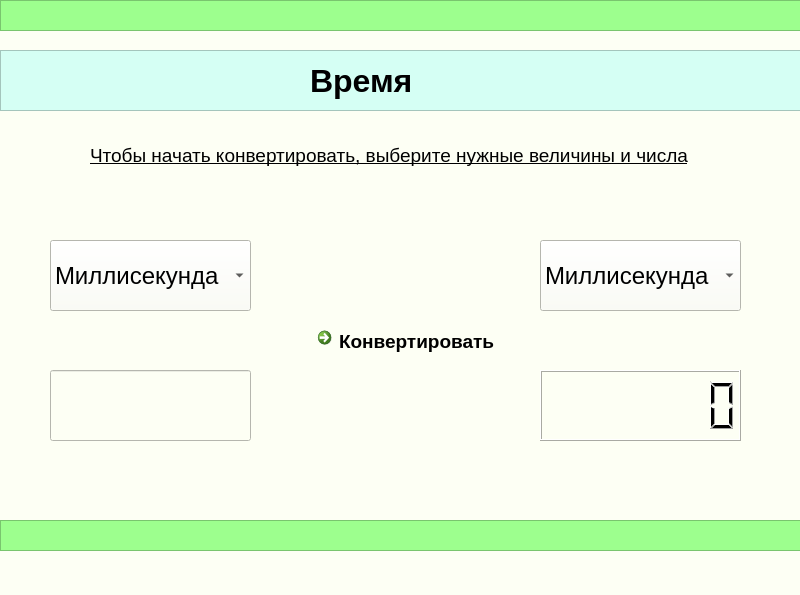
<?xml version="1.0" encoding="UTF-8"?>
<ui version="4.0">
 <class>MainWindow</class>
 <widget class="QMainWindow" name="MainWindow">
  <property name="geometry">
   <rect>
    <x>0</x>
    <y>0</y>
    <width>800</width>
    <height>595</height>
   </rect>
  </property>
  <property name="font">
   <font>
    <pointsize>14</pointsize>
   </font>
  </property>
  <property name="windowTitle">
   <string>MainWindow</string>
  </property>
  <property name="styleSheet">
   <string notr="true">background-color: rgb(253, 255, 244);</string>
  </property>
  <widget class="QWidget" name="centralwidget">
   <widget class="QFrame" name="frame">
    <property name="geometry">
     <rect>
      <x>0</x>
      <y>0</y>
      <width>801</width>
      <height>31</height>
     </rect>
    </property>
    <property name="styleSheet">
     <string notr="true">background:rgb(157, 255, 142)</string>
    </property>
    <property name="frameShape">
     <enum>QFrame::StyledPanel</enum>
    </property>
    <property name="frameShadow">
     <enum>QFrame::Raised</enum>
    </property>
   </widget>
   <widget class="QFrame" name="frame_2">
    <property name="geometry">
     <rect>
      <x>0</x>
      <y>50</y>
      <width>811</width>
      <height>61</height>
     </rect>
    </property>
    <property name="styleSheet">
     <string notr="true">
background-color: rgb(213, 255, 244);</string>
    </property>
    <property name="frameShape">
     <enum>QFrame::StyledPanel</enum>
    </property>
    <property name="frameShadow">
     <enum>QFrame::Raised</enum>
    </property>
    <widget class="QLabel" name="label">
     <property name="geometry">
      <rect>
       <x>310</x>
       <y>10</y>
       <width>571</width>
       <height>41</height>
      </rect>
     </property>
     <property name="font">
      <font>
       <pointsize>24</pointsize>
       <weight>75</weight>
       <bold>true</bold>
      </font>
     </property>
     <property name="text">
      <string>Время</string>
     </property>
    </widget>
   </widget>
   <widget class="QComboBox" name="comboBox">
    <property name="geometry">
     <rect>
      <x>50</x>
      <y>240</y>
      <width>201</width>
      <height>71</height>
     </rect>
    </property>
    <property name="font">
     <font>
      <pointsize>18</pointsize>
      <weight>50</weight>
      <bold>false</bold>
     </font>
    </property>
    <item>
     <property name="text">
      <string>Миллисекунда</string>
     </property>
    </item>
    <item>
     <property name="text">
      <string>Секунда</string>
     </property>
    </item>
    <item>
     <property name="text">
      <string>Минута</string>
     </property>
    </item>
    <item>
     <property name="text">
      <string>Час</string>
     </property>
    </item>
    <item>
     <property name="text">
      <string>Сутки</string>
     </property>
    </item>
    <item>
     <property name="text">
      <string>Неделя</string>
     </property>
    </item>
    <item>
     <property name="text">
      <string>Месяц</string>
     </property>
    </item>
    <item>
     <property name="text">
      <string>Год</string>
     </property>
    </item>
   </widget>
   <widget class="QComboBox" name="comboBox_2">
    <property name="geometry">
     <rect>
      <x>540</x>
      <y>240</y>
      <width>201</width>
      <height>71</height>
     </rect>
    </property>
    <property name="font">
     <font>
      <pointsize>18</pointsize>
      <weight>50</weight>
      <bold>false</bold>
     </font>
    </property>
    <item>
     <property name="text">
      <string>Миллисекунда</string>
     </property>
    </item>
    <item>
     <property name="text">
      <string>Секунда</string>
     </property>
    </item>
    <item>
     <property name="text">
      <string>Минута</string>
     </property>
    </item>
    <item>
     <property name="text">
      <string>Час</string>
     </property>
    </item>
    <item>
     <property name="text">
      <string>Сутки</string>
     </property>
    </item>
    <item>
     <property name="text">
      <string>Неделя</string>
     </property>
    </item>
    <item>
     <property name="text">
      <string>Месяц</string>
     </property>
    </item>
    <item>
     <property name="text">
      <string>Год</string>
     </property>
    </item>
   </widget>
   <widget class="QLCDNumber" name="lcdNumber_2">
    <property name="geometry">
     <rect>
      <x>540</x>
      <y>370</y>
      <width>201</width>
      <height>71</height>
     </rect>
    </property>
    <property name="font">
     <font>
      <pointsize>18</pointsize>
     </font>
    </property>
    <property name="digitCount">
     <number>7</number>
    </property>
   </widget>
   <widget class="QLabel" name="label_2">
    <property name="geometry">
     <rect>
      <x>90</x>
      <y>140</y>
      <width>731</width>
      <height>31</height>
     </rect>
    </property>
    <property name="font">
     <font>
      <pointsize>14</pointsize>
      <underline>true</underline>
     </font>
    </property>
    <property name="text">
     <string>Чтобы начать конвертировать, выберите нужные величины и числа</string>
    </property>
   </widget>
   <widget class="QCommandLinkButton" name="commandLinkButton">
    <property name="geometry">
     <rect>
      <x>310</x>
      <y>320</y>
      <width>231</width>
      <height>41</height>
     </rect>
    </property>
    <property name="font">
     <font>
      <family>Segoe UI</family>
      <pointsize>14</pointsize>
     </font>
    </property>
    <property name="text">
     <string>Конвертировать</string>
    </property>
   </widget>
   <widget class="QLineEdit" name="lineEdit">
    <property name="geometry">
     <rect>
      <x>50</x>
      <y>370</y>
      <width>201</width>
      <height>71</height>
     </rect>
    </property>
    <property name="font">
     <font>
      <pointsize>18</pointsize>
     </font>
    </property>
   </widget>
   <widget class="QFrame" name="frame_3">
    <property name="geometry">
     <rect>
      <x>0</x>
      <y>520</y>
      <width>801</width>
      <height>31</height>
     </rect>
    </property>
    <property name="styleSheet">
     <string notr="true">background:rgb(157, 255, 142)</string>
    </property>
    <property name="frameShape">
     <enum>QFrame::StyledPanel</enum>
    </property>
    <property name="frameShadow">
     <enum>QFrame::Raised</enum>
    </property>
   </widget>
   <zorder>frame_2</zorder>
   <zorder>frame</zorder>
   <zorder>comboBox</zorder>
   <zorder>comboBox_2</zorder>
   <zorder>lcdNumber_2</zorder>
   <zorder>label_2</zorder>
   <zorder>commandLinkButton</zorder>
   <zorder>lineEdit</zorder>
   <zorder>frame_3</zorder>
  </widget>
  <widget class="QMenuBar" name="menubar">
   <property name="geometry">
    <rect>
     <x>0</x>
     <y>0</y>
     <width>800</width>
     <height>21</height>
    </rect>
   </property>
  </widget>
  <widget class="QStatusBar" name="statusbar"/>
 </widget>
 <resources/>
 <connections/>
</ui>
